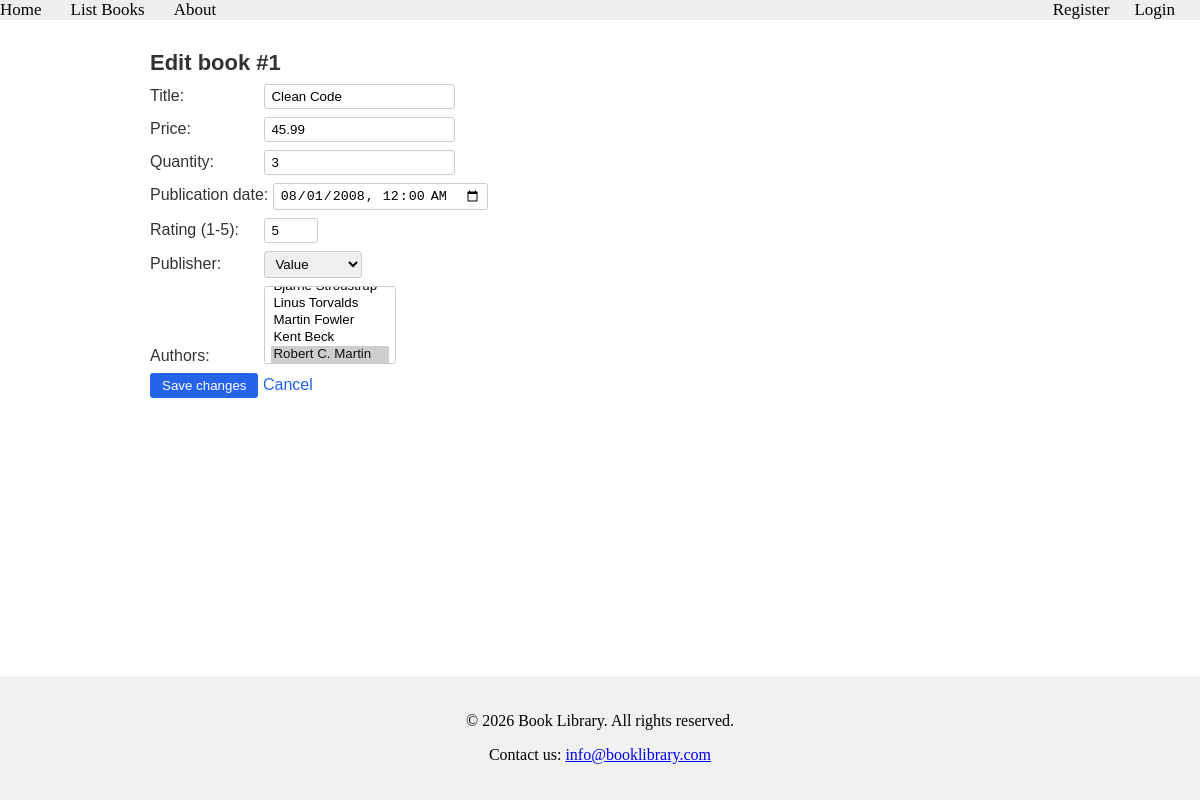
The app's page /books/lab9_part1/editbook/1 with its own data.
### apps/bookmodule/models.py (models this page shows, shortened)
class Book(models.Model):
    title = models.CharField(max_length=100)
    price = models.FloatField(default=0.0)
    quantity = models.IntegerField(default=1)
    pubdate = models.DateTimeField()
    rating = models.SmallIntegerField(default=1)
    publisher = models.ForeignKey(Publisher, null=True, on_delete=models.SET_NULL)
    authors = models.ManyToManyField(Author)

### apps/bookmodule/views.py (the view, shortened to what this page needs)
# urls.py: path('lab9_part1/editbook/<int:id>', views.lab9_part1_editbook, name="books.lab9_part1.editbook"),
def lab9_part1_editbook(request, id):
    book = get_object_or_404(Book, id=id)
    publishers = Publisher.objects.all()
    authors = Author.objects.all()
    error = None
    return render(request, 'bookmodule/lab9_part1_editbook.html', {
        'book': book,
        'publishers': publishers,
        'authors': authors,
        'selected_authors': set(book.authors.values_list('id', flat=True)),
        'error': error,
    })

### apps/template/bookmodule/lab9_part1_editbook.html (shortened to what this page needs)
{% extends 'layouts/base.html' %}
{% block content %}
<div class="lab9">
<h1>Edit book #{{ book.id }}</h1>
<form method="post">
    <p>
        <label for="title">Title:</label>
        <input type="text" id="title" name="title" value="{{ book.title }}" required>
    </p>
    <p>
        <label for="price">Price:</label>
        <input type="number" step="0.01" id="price" name="price" value="{{ book.price }}" required>
    </p>
    <p>
        <label for="quantity">Quantity:</label>
        <input type="number" id="quantity" name="quantity" value="{{ book.quantity }}" required>
    </p>
    <p>
        <label for="pubdate">Publication date:</label>
        <input type="datetime-local" id="pubdate" name="pubdate"
               value="{{ book.pubdate|date:'Y-m-d\TH:i' }}" required>
    </p>
    <p>
        <label for="rating">Rating (1-5):</label>
        <input type="number" min="1" max="5" id="rating" name="rating" value="{{ book.rating }}" required>
    </p>
    <p>
        <label for="publisher">Publisher:</label>
        <select name="selectedgenre">
  <option selected>Value</option>
</select>
    </p>
    <p>
        <label for="authors">Authors:</label>
        <select id="authors" name="authors" multiple>
            {% for a in authors %}
            <option value="{{ a.id }}" {% if a.id in selected_authors %}selected{% endif %}>{{ a.name }}</option>
            {% endfor %}
        </select>
    </p>
    <p>
        <button type="submit">Save changes</button>
        <a href="{% url 'books.lab9_part1.listbooks' %}">Cancel</a>
    </p>
</form>
</div>
{% endblock %}

### apps/static/styles.css (style rules this page uses)
.lab9 { max-width: 900px; margin: 30px auto; padding: 0 16px; font-family: Arial, sans-serif; color: #333; }
.lab9 h1 { font-size: 22px; margin-bottom: 8px; }
.lab9 a { color: #2563eb; text-decoration: none; }
.lab9 form p { margin: 8px 0; }
.lab9 label { display: inline-block; min-width: 110px; }
.lab9 input, .lab9 select { padding: 4px 6px; border: 1px solid #ccc; border-radius: 3px; }
.lab9 button { padding: 5px 12px; background: #2563eb; color: #fff; border: none; border-radius: 3px; cursor: pointer; }

### apps/template/layouts/base.html (style rules this page uses)
body { display: flex; flex-direction: column; min-height: 100vh; margin: 0; }

### records on screen
Book: id "1", title "Clean Code", price "45.99", quantity "3", pubdate "08/01/2008 00:00", rating "5"

### other values on screen
form field authors "Linus Torvalds / Martin Fowler / Kent Beck / Robert C. Martin ☑"
